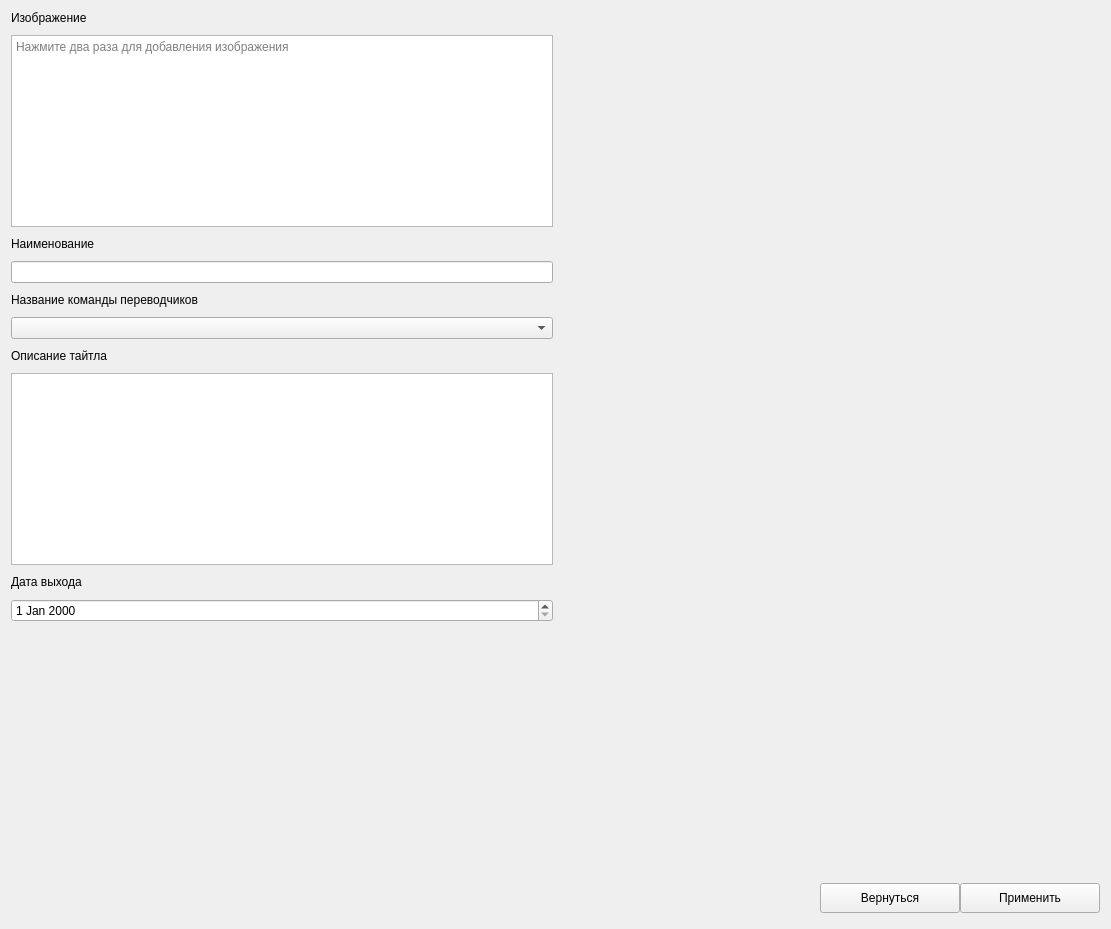
          <widget class="QWidget" name="pageEditTitle">
           <layout class="QGridLayout" name="gridLayout_16">
            <item row="0" column="0">
             <layout class="QVBoxLayout" name="verticalLayout_16">
              <property name="spacing">
               <number>10</number>
              </property>
              <item>
               <widget class="QLabel" name="label_40">
                <property name="text">
                 <string>Изображение</string>
                </property>
               </widget>
              </item>
              <item>
               <widget class="QTextEdit" name="imageAreaEdit">
                <property name="placeholderText">
                 <string>Нажмите два раза для добавления изображения</string>
                </property>
               </widget>
              </item>
              <item>
               <widget class="QLabel" name="label_41">
                <property name="text">
                 <string>Наименование</string>
                </property>
               </widget>
              </item>
              <item>
               <widget class="QLineEdit" name="nameEditTitle"/>
              </item>
              <item>
               <widget class="QLabel" name="label_42">
                <property name="text">
                 <string>Название команды переводчиков</string>
                </property>
               </widget>
              </item>
              <item>
               <widget class="QComboBox" name="nameCrewTranslatorEditTitle"/>
              </item>
              <item>
               <widget class="QLabel" name="label_43">
                <property name="text">
                 <string>Описание тайтла</string>
                </property>
               </widget>
              </item>
              <item>
               <widget class="QTextEdit" name="descriptionEdit_2"/>
              </item>
              <item>
               <widget class="QLabel" name="label_44">
                <property name="text">
                 <string>Дата выхода</string>
                </property>
               </widget>
              </item>
              <item>
               <widget class="QDateEdit" name="dateReleaseEditTitle"/>
              </item>
             </layout>
            </item>
            <item row="0" column="1">
             <spacer name="horizontalSpacer_15">
              <property name="orientation">
               <enum>Qt::Horizontal</enum>
              </property>
              <property name="sizeHint" stdset="0">
               <size>
                <width>540</width>
                <height>20</height>
               </size>
              </property>
             </spacer>
            </item>
            <item row="1" column="0">
             <spacer name="verticalSpacer_15">
              <property name="orientation">
               <enum>Qt::Vertical</enum>
              </property>
              <property name="sizeType">
               <enum>QSizePolicy::Expanding</enum>
              </property>
              <property name="sizeHint" stdset="0">
               <size>
                <width>540</width>
                <height>250</height>
               </size>
              </property>
             </spacer>
            </item>
            <item row="2" column="0" colspan="2">
             <widget class="QWidget" name="widget_7" native="true">
              <property name="sizePolicy">
               <sizepolicy hsizetype="Expanding" vsizetype="Expanding">
                <horstretch>0</horstretch>
                <verstretch>0</verstretch>
               </sizepolicy>
              </property>
              <property name="minimumSize">
               <size>
                <width>0</width>
                <height>40</height>
               </size>
              </property>
              <property name="maximumSize">
               <size>
                <width>16777215</width>
                <height>40</height>
               </size>
              </property>
              <layout class="QHBoxLayout" name="horizontalLayout_11">
               <property name="spacing">
                <number>0</number>
               </property>
               <property name="leftMargin">
                <number>0</number>
               </property>
               <property name="topMargin">
                <number>0</number>
               </property>
               <property name="rightMargin">
                <number>0</number>
               </property>
               <property name="bottomMargin">
                <number>0</number>
               </property>
               <item>
                <spacer name="horizontalSpacer_17">
                 <property name="orientation">
                  <enum>Qt::Horizontal</enum>
                 </property>
                 <property name="sizeHint" stdset="0">
                  <size>
                   <width>809</width>
                   <height>20</height>
                  </size>
                 </property>
                </spacer>
               </item>
               <item>
                <widget class="QPushButton" name="backEditTitleBtn">
                 <property name="minimumSize">
                  <size>
                   <width>140</width>
                   <height>30</height>
                  </size>
                 </property>
                 <property name="maximumSize">
                  <size>
                   <width>140</width>
                   <height>30</height>
                  </size>
                 </property>
                 <property name="text">
                  <string>Вернуться</string>
                 </property>
                 <property name="icon">
                  <iconset resource="resource.qrc">
                   <normaloff>:/icon/icon/free-icon-back-2644908.png</normaloff>:/icon/icon/free-icon-back-2644908.png</iconset>
                 </property>
                 <property name="iconSize">
                  <size>
                   <width>20</width>
                   <height>20</height>
                  </size>
                 </property>
                </widget>
               </item>
               <item>
                <widget class="QPushButton" name="applyEditBtn">
                 <property name="minimumSize">
                  <size>
                   <width>140</width>
                   <height>30</height>
                  </size>
                 </property>
                 <property name="maximumSize">
                  <size>
                   <width>140</width>
                   <height>30</height>
                  </size>
                 </property>
                 <property name="text">
                  <string>Применить</string>
                 </property>
                 <property name="icon">
                  <iconset resource="resource.qrc">
                   <normaloff>:/icon/icon/free-icon-check-mark-8370918.png</normaloff>:/icon/icon/free-icon-check-mark-8370918.png</iconset>
                 </property>
                 <property name="iconSize">
                  <size>
                   <width>20</width>
                   <height>20</height>
                  </size>
                 </property>
                </widget>
               </item>
              </layout>
             </widget>
            </item>
           </layout>
          </widget>
